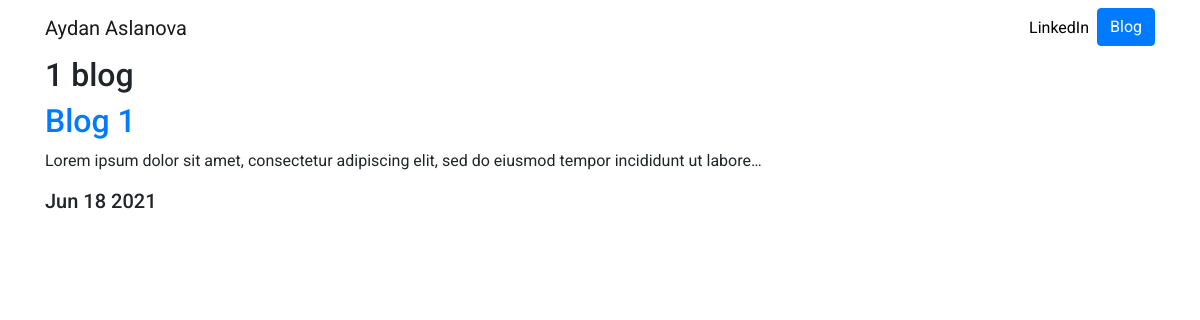
Screenshot of /blog/ with the database file from the repository.
### blog/models.py (models this page shows, shortened)
class Blog(models.Model):
    title = models.CharField(max_length=200)
    description = models.TextField()
    date = models.DateField()

### blog/views.py (the view)
# urls.py: path('', views.all_blogs, name='all_blogs'),
def all_blogs(request):
    blogs = Blog.objects.order_by('-date')
    return render(request, 'blog/all_blogs.html', {'blogs': blogs})

### blog/templates/blog/all_blogs.html
{% extends 'portfolio/base.html' %}
{% block content %}
<h2>{{ blogs.count }} blog {{ blogs.count|pluralize }}</h2>
{% for blog in blogs %}
<a href="{% url 'blog:detail' blog.id %}">
    <h2>{{ blog.title }}</h2>
</a>
<p>{{ blog.description|striptags|truncatechars:100 }}</p>
<h5>{{ blog.date|date:'M d Y' }}</h5>
{% endfor %}
{% endblock %}

### portfolio/static/portfolio/custom.css (style rules this page uses)
body { font-family: 'Roboto', sans-serif; }

### rows the page displays
Blog: title "Blog 1", description "Lorem ipsum dolor sit amet, consectetur adipiscing elit, sed do eiusmod tempor incididunt ut labore…", date "Jun 18 2021"

### other values shown
{{ blogs.count }} "1"
